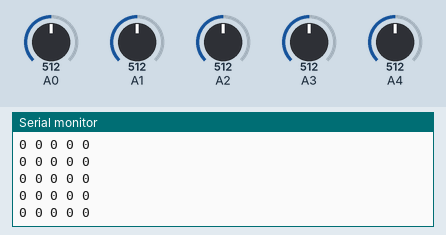
Simulated run of this sketch. Board: Arduino Uno, built with avr-gcc and run on an emulated ATmega328P. Parts: the last lines printed to the serial monitor. The test bench sets the inputs (shaded band); at power-on: A0 = 512, A1 = 512, A2 = 512, A3 = 512, A4 = 512.

Above: at 1.2 s.
1.3 s: A0 set to 30
At 2.2 s:
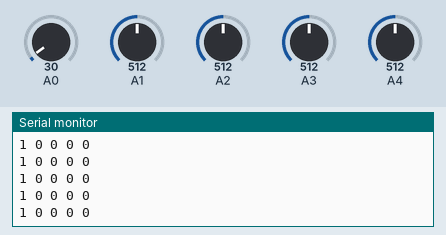
4.3 s: A1 set to 30
At 5.4 s:
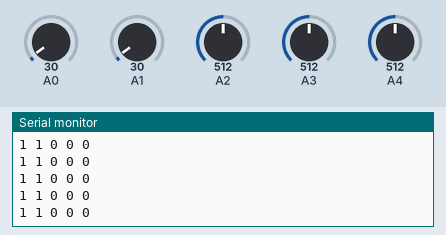
5.8 s: A2 set to 30
At 6.7 s:
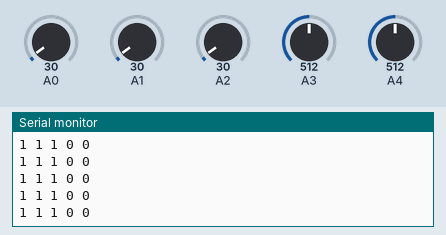
7.3 s: A3 set to 30
At 8.0 s:
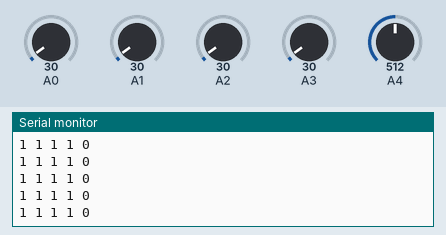
8.8 s: A4 set to 30
At 9.6 s:
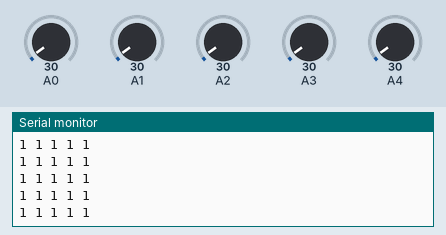
11.8 s: A0 set to 306
At 12.9 s:
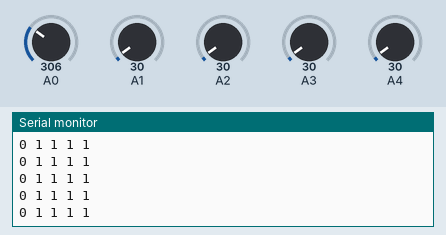

Measured:
- after the input at 1.3 s, the serial monitor: prints a new line after 0.08 s (image 1)
- after the input at 4.3 s, the serial monitor: prints a new line after 0.07 s (image 2)
- after the input at 5.8 s, the serial monitor: prints a new line after 0.07 s (image 3)
- after the input at 7.3 s, the serial monitor: prints a new line after 0.07 s (image 4)
- after the input at 8.8 s, the serial monitor: prints a new line after 0.07 s (image 5)
- after the input at 11.8 s, the serial monitor: prints a new line after 0.07 s (image 6)

The sketch:

code_for_farhan.ino
```cpp
int threshold[5] = {147,155,177,173,36};

int digital_value[5];
void setup()
{
 Serial.begin(9600);


}
void loop()
{
   for (int i = 0; i <= 4; i++)
 {
 if (analogRead(i) < threshold[i]) digital_value[i] = 1;
 else digital_value[i] = 0;
 Serial.print(digital_value[i]);
 Serial.print(" ");
 }
 Serial.println(" ");

}
```
